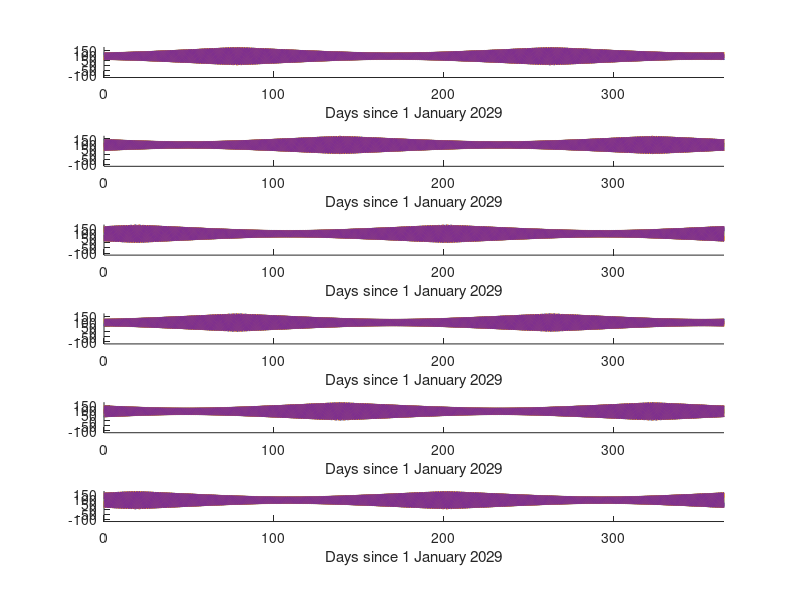

Source code (MATLAB):
load('Constellation_Angle_Variation_1Year.mat')

timelistDays = a_timelist/(24);

for j = 1:1:6
    subplot(6,1,j);
    axis([0,365,-120,180]);
    xlabel('Days since 1 January 2029');
    for k = 1:1:4
        hold on
        plot(timelistDays,squeeze(a(j,k,:)));
        
    end
end

%{
for i = 1:6
    anglesDelta(i,:) = angles(i,:) - angles(i,1);
    plot([1:365],anglesDelta);
end
title('Variation of Angle between Sun-Moon Vector and Normal Vector of Orbit Planes');
legend( 'i=0\circ, \Omega=0\circ',...
        'i=90\circ, \Omega=0\circ',...
        'i=55\circ, \Omega=60\circ',...
        'i=125\circ, \Omega=120\circ',...
        'i=55\circ, \Omega=240\circ',...
        'i=125\circ, \Omega=300\circ')
xlabel('Days since 1 January 2029');
ylabel('Variation from initial angle (\circ)');
axis([0,365,-120,180]);
yticks([-120:15:180].')
%}